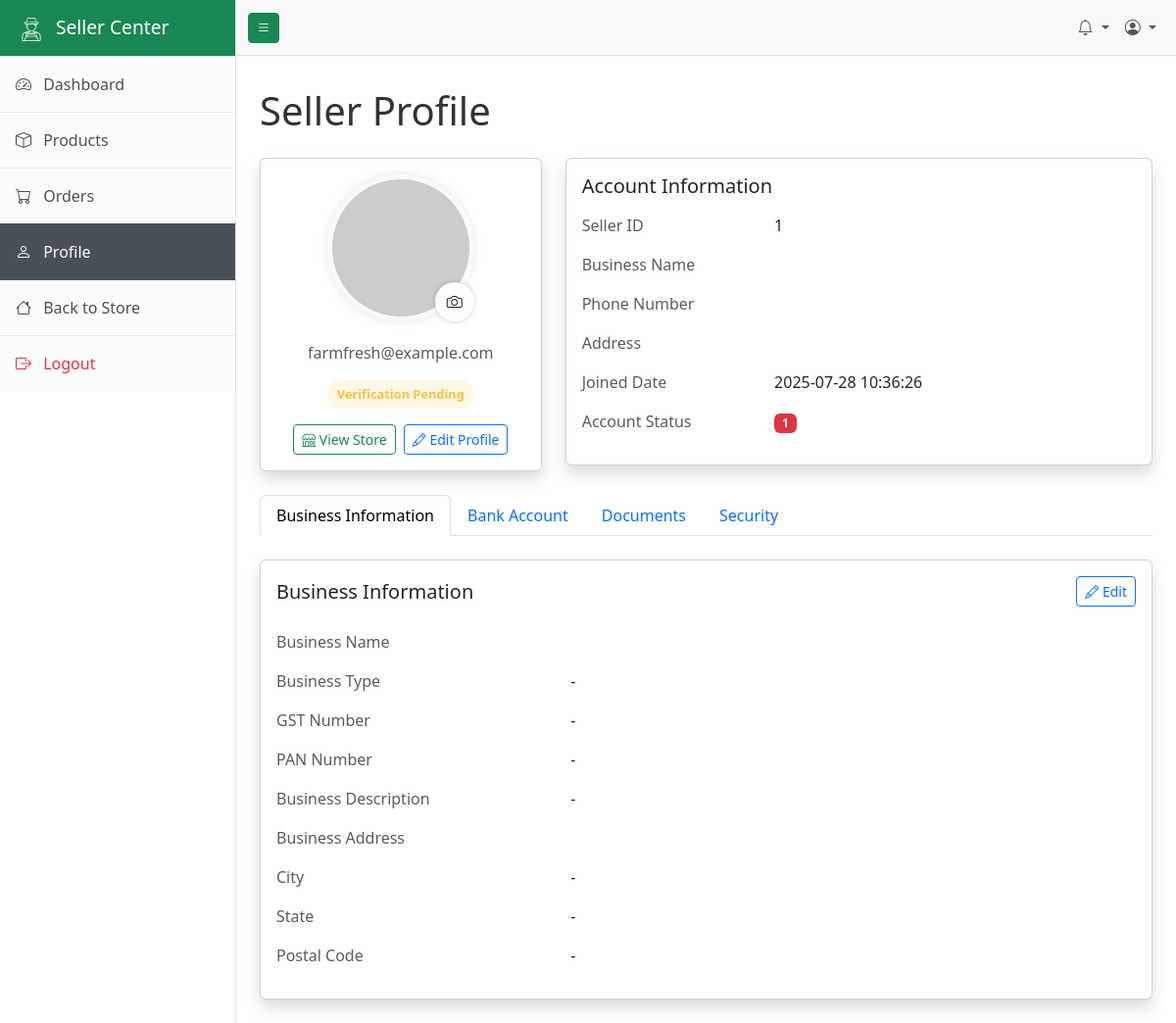
/frontend/seller/profile.php (signed in), run on the app's committed database.
### tables this page shows
CREATE TABLE IF NOT EXISTS seller_registrations (
    id INT AUTO_INCREMENT PRIMARY KEY,
    name VARCHAR(255) NOT NULL,
    email VARCHAR(255) NOT NULL UNIQUE,
    phone VARCHAR(20),
    address TEXT,
    status TINYINT DEFAULT 1,
    created_at TIMESTAMP DEFAULT CURRENT_TIMESTAMP
);

### frontend/seller/profile.php (the view, shortened to what the rows shown need)
<?php
include_once __DIR__ . '/../../api/models/SellerRegistration.php';
$database = new Database();
$db = $database->getConnection();
require_once '../../api/helpers/session_helper.php';
$seller_id = getSellerIdFromSession();
$seller = new SellerRegistration($db);
$seller->id = $seller_id;
if (!$seller->readOne()) {
    error_log("Profile page - Failed to load seller data for ID: " . $seller_id . ". Error: " . ($seller->error ?? 'Unknown error'));
    error_log("Profile page - Using session data instead. Session data: " . json_encode($_SESSION));
    $error_message = "Failed to load seller profile data.";
    $seller->first_name = $_SESSION['first_name'] ?? '';
    $seller->last_name = $_SESSION['last_name'] ?? '';
    $seller->email = $_SESSION['email'] ?? '';
    $error_details = "Error: " . ($seller->error ?? 'Unknown error');
    error_log($error_details);
} else {
    error_log("Profile page - Successfully loaded seller data from database for ID: " . $seller_id);
}
?>
<!DOCTYPE html>
<html lang="en">
<head>
    <link href="https://cdn.jsdelivr.net/npm/bootstrap@5.3.0/dist/css/bootstrap.min.css" rel="stylesheet">
    <link rel="stylesheet" href="https://cdn.jsdelivr.net/npm/bootstrap-icons@1.8.0/font/bootstrap-icons.css">
    <link rel="stylesheet" href="../css/style.css">
    <link rel="stylesheet" href="../css/seller.css">
</head>
<body>
    <div class="d-flex" id="wrapper">
        <div id="page-content-wrapper">
            <div class="container-fluid p-4">
                <h1 class="mt-2 mb-4">Seller Profile</h1>
                <div class="row mb-4">
                    <div class="col-lg-4 mb-4 mb-lg-0">
                        <div class="card shadow">
                            <div class="card-body text-center">
                                <div class="profile-image-container">
                                    <img src="<?php echo !empty($seller->business_logo) ? htmlspecialchars($seller->business_logo) : 'https://via.placeholder.com/150'; ?>" class="profile-image" alt="Profile Image" id="profile-image">
                                    <div class="profile-image-upload" id="profile-image-upload">
                                    </div>
                                </div>
                                <p class="text-muted mb-3" id="seller-email"><?php echo htmlspecialchars($seller->email ?? ''); ?></p>
                                <div class="verification-status <?php echo $seller->is_verified ? 'verified' : 'pending'; ?> mb-3" id="verification-status">
                                    <?php echo $seller->is_verified ? 'Verified Seller' : 'Verification Pending'; ?>
                                </div>
                                <div class="d-flex justify-content-center">
                                    <a href="../index.html" class="btn btn-outline-success btn-sm me-2">
                                    </a>
                                    <button class="btn btn-outline-primary btn-sm" id="edit-profile-btn">
                                    </button>
                                </div>
                            </div>
                        </div>
                    </div>
                    <div class="col-lg-8">
                        <div class="card shadow">
                            <div class="card-body">
                                <div class="row mb-3">
                                    <div class="col-md-4 text-muted">Seller ID</div>
                                    <div class="col-md-8" id="seller-id"><?php echo htmlspecialchars($seller->id ?? ''); ?></div>
                                </div>
                                <div class="row mb-3">
                                    <div class="col-md-4 text-muted">Joined Date</div>
                                    <div class="col-md-8" id="joined-date"><?php echo htmlspecialchars($seller->created_at ?? ''); ?></div>
                                </div>
                                <div class="row mb-3">
                                    <div class="col-md-8">
                                        <span class="badge <?php echo $seller->status == 'approved' ? 'bg-success' : ($seller->status == 'pending' ? 'bg-warning' : 'bg-danger'); ?>" id="account-status">
                                            <?php echo ucfirst(htmlspecialchars($seller->status ?? 'pending')); ?>
                                        </span>
                                    </div>
                                </div>
                            </div>
                        </div>
                    </div>
                </div>
            </div>
        </div>
    </div>
</body>
</html>

### data on the page
seller_registrations: email "farmfresh@example.com", id "1", created_at "2025-07-28 10:36:26", status "1"
